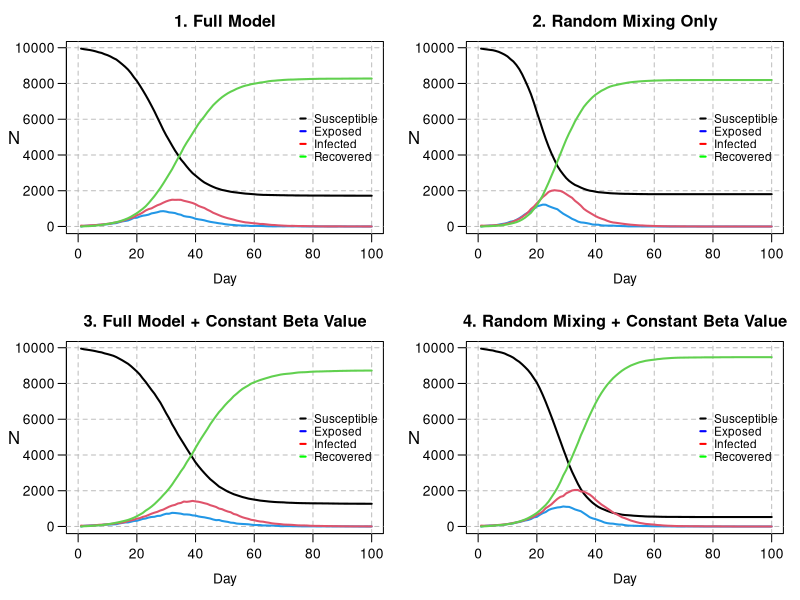

The R source for this figure:
# Zachary Gavin (s2222962): Wrote get.net, wrote household allocation, created initial nseir function, nseir optimisation, debugging and commenting
# Shaehroz Khalid (s2869421): All plotting and visualisation, q1 into one line, nseir optimisation, debugging and commenting
# Brandon Causing (s2901457): Completion and performance optimisation of the main nseir simulation function, debugging and commenting
# division of work was close to 1/3 each

################################################################################


## GENERAL DESCRIPTION

# This script implements an agent-based SEIR (Susceptible-Exposed-Infected-Recovered)
# model to simulate the spread of an epidemic in a population of n individuals.
# The model incorporates three modes of transmission: within-household, through a
# pre-defined social network, and via random mixing.
# The script defines functions to generate the population and social network,
# run the SEIR simulation, and plot the results under different scenarios.
# The final section compares four scenarios to analyse the impact of social
# structure and individual heterogeneity (beta) on the epidemic dynamics.




######################################################################
### ------- START OF MODEL SETUP AND POPULATION GENERATION ------- ###
######################################################################

# We first define the global parameters for the model and generate the base 
# population, setting the maximum size of a household and assigning each of the 
# 'n' individuals a "sociability" parameter.

n <- 10000
people <- 1:n
h_max <- 5
beta <- runif(n, 0, 1)


######################################################################
######## ---------- HOUSEHOLD GENERATION FUNCTION ---------- #########
######################################################################

# We then generate n hh sizes uniform on {1,2,3,4,5}, make a vector repeating
# the "household number" the size of the hh times, then cut off at length n.
# This assigns each of the n individuals to a household.

h <- rep(1:n, sample(1:h_max, n, replace = TRUE))[1:n] 


######################################################################
############ ------- NETWORK GENERATION FUNCTION ------- #############
######################################################################

# We proceed to make a function that creates regular social network connections 
# between individuals who are not in the same household.

# * beta = length n vector of sociability parameters
# * h = household connections
# * nc = average number of network connections someone has
# get.net initially generates a vector of Bernoullis for each person i, containing
# their connections with people (i+1):n. For each person, this is immediately 
# turned into a list of indices to save computation time, then into a list
# of connection pairs for inversion and removing hh connections.

get.net <- function(beta, h, nc=15) {
  
  n <- length(h)
  b_bar <- sum(beta)/length(beta)
  # initialising two lists to store connections
  conns_init <- vector(mode = "list", length = n) 
  conns <- vector(mode = "list", length = n)
  for (i in 1:n) {
    if (i < n) {
      b <- rbinom(n-i, 1, nc*beta[i]*beta[(i+1):n]/(b_bar^2*(n-1)) )
      # which(b==1) returns values in 1:n-i, so +i to get indices in (i+1):n
      conns_init[[i]] <- which(b == 1) + i  
    }
  }
  
  # vectorised rep, sapply returns vector. pairs is all unique net connections
  pairs <- cbind(rep(1:n, sapply(conns_init, length)), unlist(conns_init)) 
  
  if (nrow(pairs) > 0) { 
    # keep only rows of pairs where members are not in the same household
    pairs <- pairs[h[pairs[,1]] != h[pairs[,2]], , drop = FALSE] 
    
    if(nrow(pairs) > 0) {
      for (i in 1:nrow(pairs)){
        # add person 1 in pair to connections list of person 2, and vice-versa
        conns[[pairs[i,1]]] <- append(conns[[pairs[i,1]]],  pairs[i,2] )
        conns[[pairs[i,2]]] <- append(conns[[pairs[i,2]]],  pairs[i,1] )
      }
    }
  }
  
  return(conns)
}


######################################################################
############## ------- SEIR SIMULATION FUNCTION ------- ##############
######################################################################

# We now create a function that simulates the epidemic over nt time steps, 
# incorporating into the model the household and regular network contacts that 
# can be established using the previous functions, and tracking the number of 
# individuals in each SEIR compartment.

# * beta = sociability vector 
# * h = list of what household each person is in
# * alink = nested list of the net connections of each person 
# * alpha = parameters governing the prob. of exposure from each pathway 
#  -- alpha[1] concerns hh infection, alpha[2] network infections, alpha[3] gen. mixing 
# * delta =  daily prob of I->R 
# * gamma = daily prob of E->R 
# * nc = measure of how much "social interaction" happens in the population
# * nt = number of days the simulation runs over
# * pinf is prop of population initially infected

nseir <- function(beta, h, alink, 
                  alpha=c(0.1, 0.01, 0.01), 
                  delta=.2, 
                  gamma=.4, 
                  nc=15, nt=100, pinf=.005) {
  
  ### --- 1. Set-Up --- ###
  n <- length(beta)
  x <- rep(0, n) # everyone starts off susceptible 
  num_to_infect <- max(1, round(pinf*n))
  x[sample(1:n, num_to_infect)] <- 2 # pick a few people to start off infected
  
  # set up households (who's in each household)
  hh_index_list <- split(1:n, h) 
  
  # for future calculation of mixing probs
  b_bar <- sum(beta)/n
  
  # initialize counts of statuses for day 1
  t <- S <- E <- I <- R <- rep(0, nt)
  t[1] <- 1
  S[1] <- n - num_to_infect
  I[1] <- num_to_infect
  
  ### --- 2. Daily Simulation --- ###
  # each day:
  # -- find who transitions to a different status 
  # -- count how many people are in each status
  for(i in 2:nt) {
    
    # random numbers assigned to each person to compare with transition probs
    u <- runif(n) 
    
    # keep track of infected people
    infected_indices <- which(x == 2)
    susceptible_indices <- which(x==0)
    n_infected <- length(infected_indices)
    
    ## -- 2a. Infectious to Recovered -- ##
    # transition from infected to recover with probability = delta
    x[x == 2 & u < delta] <- 3
    
    ## -- 2b. Exposed to Infectious -- ##
    # transition from exposed to infected with probability = gamma
    x[x == 1 & u < gamma] <- 2
    
    ## -- 2c. Set-Up of Susceptible to Exposed -- ##
    # find who transitions from susceptible to exposed
    # initialize lists of those exposed through infected people 
    hh_exposed <- net_exposed <- mix_exposed <- integer(0)
    
    # if nobody's infected, nobody can become exposed
    if (n_infected > 0) {
      
      ## -- 2c(i). Household Exposure -- ##
      # find who gets infected from household contacts
      # ** prob of getting infected by a household member = alpha[1]
      # -----
      # count how many people are infected in each household
      hh_infected_counts <- tabulate(h[infected_indices], nbins = max(h))
      # which households have someone infected in them
      infected_hh <- which(hh_infected_counts > 0)
      # prob of infection by at least one infected household member
      if (length(infected_hh) > 0) {
        hh_probs <- 1 - (1-alpha[1])^hh_infected_counts[infected_hh]
        # who transitions to infected in the household
        hh_exposed <- unlist(
          Map(function(hh, prob) { # this applies function to each pair
            hh_members <- hh_index_list[[as.character(hh)]]
            sus <- hh_members[x[hh_members] == 0] 
            sus[u[sus] < prob]
          }, hh = infected_hh, prob = hh_probs), use.names = FALSE
        )
      }
      
      ## -- 2c(ii). Regular Network Exposure -- ##
      # find who gets infected from regular network contacts
      # ** prob of getting infected by regular network contact = alpha[2]
      # -----
      # who is in a regular network with someone infected
      neighbors_of_infected <- unlist(alink[infected_indices], use.names = FALSE)
      if(length(neighbors_of_infected) > 0) {
        # count how many people are infected in each regular network 
        net_infected_counts <- tabulate(neighbors_of_infected, nbins = n)
        # which networks have someone infected in them
        sus_exposed_to_net <- which(net_infected_counts > 0 & x == 0)
        # prob of infection by at least one infected regular network contact
        if (length(sus_exposed_to_net) > 0) {
          net_probs <- 1 - (1-alpha[2])^net_infected_counts[sus_exposed_to_net]
          # who transitions to infected in network
          net_exposed <- sus_exposed_to_net[u[sus_exposed_to_net] < net_probs]
        }
      }
      
      ## -- 2c(iii). Random Mixing Exposure -- ##
      # find who gets infected from random mixing
      # ** prob of infection by random mixing = a[3]*b[i]*b[j]/(b_bar^2*(n-1))
      # ** b[i], b[j] are "sociability" parameters for people i, j
      # -----
      # generate new unifs so no undue corr. between rand. mix. infs & other inf. pathways
      u <- runif(length(susceptible_indices)) 
      # this is shape #infected x #susceptible
      
      # matrix of mixing probs 
      # -- columns = probs for particular sus. person to be infected by the infected people
      trans_probs <- nc*alpha[3]*outer(beta[infected_indices],beta[susceptible_indices])/(b_bar^2 * (n-1))
      
      # multiply over columns
      # -- gives infection prob for each susceptible person (by at least one infected)
      inf_probs <- 1 - apply(1-trans_probs, MARGIN=2, FUN=prod) 
      
      # who transitions to infected via random mixing
      mix_exposed <- susceptible_indices[u < inf_probs]
      
    }
    
    ## -- 2d. Susceptible to Exposed -- ##
    # gather everyone who transitions from susceptible to exposed
    if (length(hh_exposed) > 0 || length(net_exposed) > 0 || length(mix_exposed) > 0) {
      newly_exposed <- unique(c(hh_exposed, net_exposed, mix_exposed))
      x[newly_exposed] <- 1
    }
    
    ## -- 2e. Daily Counts -- ##
    # keep track of daily counts of statuses
    S[i] <- sum(x == 0)
    E[i] <- sum(x == 1)
    I[i] <- sum(x == 2)
    R[i] <- sum(x == 3)
    t[i] <- i
  }
  
  ### --- 3. Output --- ###
  # each component of list is an SEIR status with corresponding daily counts
  return(list(t = t, S = S, E = E, I = I, R = R))
}


######################################################################
############## ------- PLOTTING HELPER FUNCTION ------- ##############
######################################################################

# We next create a function to cleanly plot SEIR simulations. The function allows
# for users to easily change parameters of the SEIR model to visualize changes
# in behavior by taking the same inputs as the nseir() function.

epi_plot <- function(beta, h, alink, 
                     alpha = c(0.1, 0.01, 0.01),
                     delta = 0.2,
                     gamma = 0.4,
                     nc = 15, nt = 100, pinf = 0.005,
                     title = "SEIR Dynamics") {
  
  # simulate the model with the chosen parameters from the epi_plot arguments
  epi <- nseir(beta, h, alink, alpha, delta, gamma, nc, nt, pinf)
  
  # set up the plot limits, title, and axis label orientations
  plot(x = NA, y = NA, xlim = c(0, max(epi$t)), ylim = c(0, max(epi$S)), 
       xlab = "", ylab = "", main = title, las = 1)
  
  # set up dashed grid lines
  grid(nx = NULL, ny = NULL, lty = 2, col = "gray", lwd = 1)
  
  # set axis titles, spacing, and title orientation
  title(xlab = "Day", mgp = c(2.2, 0.7, 0)) # x axis
  mtext("N", side = 2, line = 2.8, las = 1) # y axis
  
  # plot the simulation with each day connected via a line
  lines(x = epi$t, y = epi$S, lty = 1, lwd = 2)
  lines(epi$E, col = 4, lty = 1, lwd = 2) 
  lines(epi$I, col = 2, lty = 1, lwd = 2)
  lines(epi$R, col = 3, lty = 1, lwd = 2)
  
  # create the legend and set aesthetics
    legend(x = "right", 
         legend = c("Susceptible", "Exposed",
                    "Infected", "Recovered"),
         col = c("black", "blue", "red", "green"),
         lty = 1, lwd = 2,
         # --- Key Adjustments for Spacing ---
         y.intersp = 0.9,    # Increase vertical spacing between lines
         seg.len = .5,      # Make the line segments longer and more visible
         x.intersp = 0.8,    # Adjust horizontal space between line and text
         cex = 0.85,       # Reduce the overall font and symbol size
         bty = "n")         # No box
}


######################################################################
############# ------- MODEL SCENARIO COMPARISON ------- ##############
######################################################################

# Finally, we plot four different scenarios for the model: (1) the full model with
# default parameters, (2) random mixing as the only method of infection
# (i.e. removing spread via household and network contacts), (3) the full model 
# but setting a constant sociability parameter across the population (set as the 
# mean of the betas), and (4) a mix of the previous two scenarios that considers
# both random mixing only and constant sociability.

# 2x2 grid, mar allows good spacing, mgp moves axis
par(mfrow = c(2, 2), mar = c(4, 4, 2.5, 1), mgp = c(2.2, 0.7, 0)) 

# regular network contacts with random betas (scenarios 1, 2)
alink <- get.net(beta, h)

# regular network contacts with constant beta (scenarios 3, 4)
beta_const <- rep(mean(beta), n)
alink_const_beta <- get.net(beta_const, h)

# ------------------

### --- SCENARIO 1: full model with default parameters --- ###
epi_plot(beta, h, alink, title = "1. Full Model")


### --- SCENARIO 2: random mixing only --- ###
epi_plot(beta, h, alink, alpha = c(0, 0, 0.04),
         title = "2. Random Mixing Only")

### --- SCENARIO 3: full model with constant beta value --- ###
epi_plot(beta_const, h, alink_const_beta, 
         title = "3. Full Model + Constant Beta Value")

### --- SCENARIO 4: random mixing with constant beta --- ###
epi_plot(beta_const, h, alink_const_beta, alpha = c(0, 0, 0.04),
         title = "4. Random Mixing + Constant Beta Value")

# ------------------
# reset plot settings
par(mfrow = c(1, 1))


######################################################################
################ ------- DISCUSSION OF PLOTS -------- ################
######################################################################

# When we remove household and network effects, while holding constant the
# total no. of daily contacts, we see the epidemic proceeding noticeably
# faster. This occurs both in the case of non-constant and constant beta.
# In the full model, although the total number of contacts in a day
# is the same as the mixing only model, these contacts will be
# concentrated locally. This introduces the possibility, for instance,
# for household groups to all get infected, at which point there can 
# be no disease spread in this pathway. These types of effects will
# combine to slow the spread when compared to the mixing only model. 
